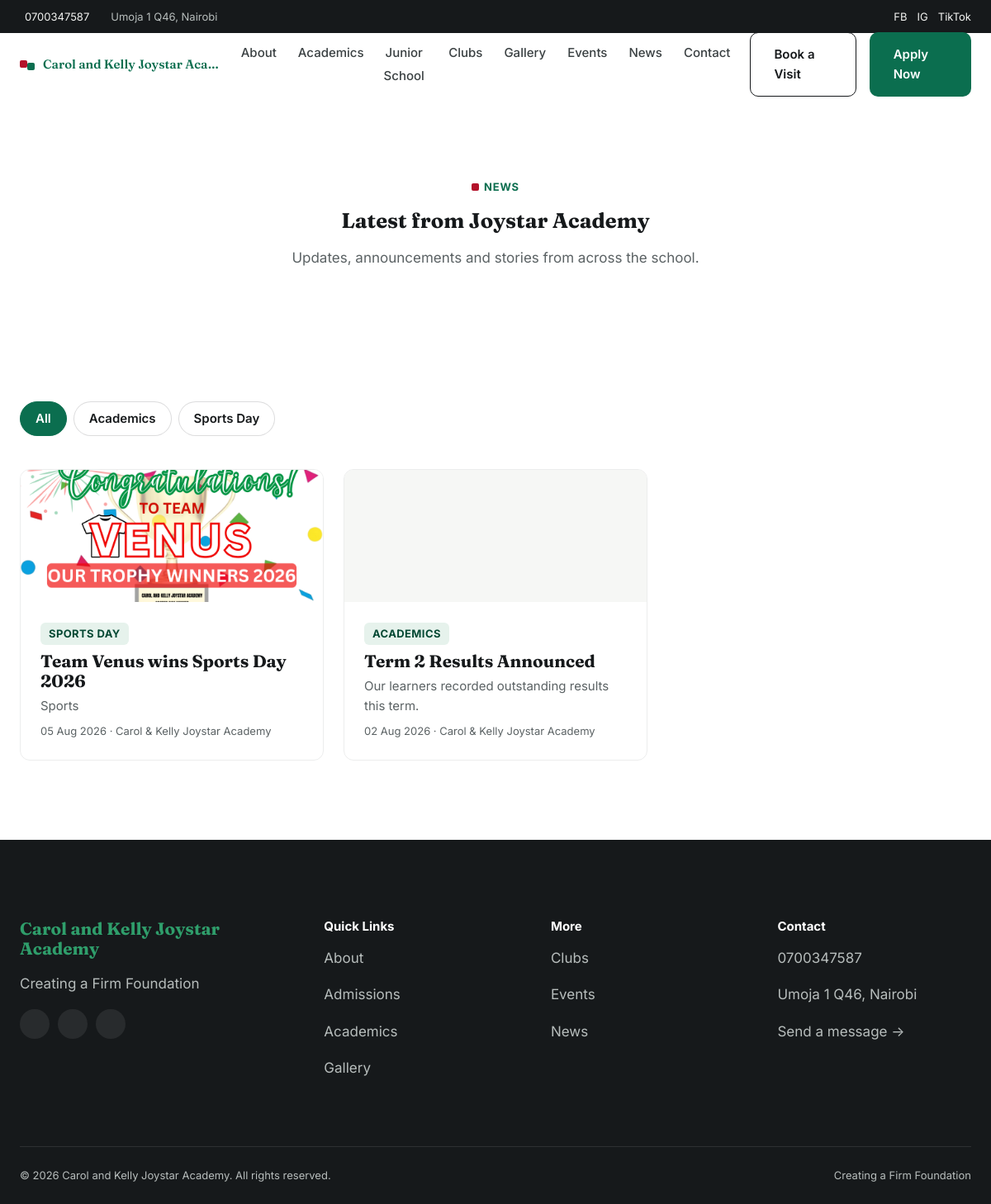
Page /news/ on the committed database.
### core/models.py (models this page shows, shortened)
class SiteSettings(models.Model):
    school_name = models.CharField(max_length=200, default="Carol and Kelly Joystar Academy")
    motto = models.CharField(max_length=200, default="Creating a Firm Foundation")
    phone = models.CharField(max_length=50, default="0700347587")
    email = models.EmailField(blank=True)
    address = models.CharField(max_length=255, default="Umoja 1 Q46, Nairobi")
    map_embed_url = models.URLField(
        blank=True,
        help_text="Paste a Google Maps 'Embed a map' src URL here.",
    )
    vision = models.TextField(
        default=(
            "To be the school of choice for nurturing confident, responsible and "
            "globally competitive learners through quality education."
        )
    )
    mission = models.TextField(
        default=(
            "To nurture every learner's talents to excellence through quality education, "
            "innovation, love and strong Christian values in a safe and supportive environment."
        )
    )
    philosophy = models.TextField(
        default=(
            "Every child is unique and capable of success when given the right environment, "
            "guidance and opportunities to learn, explore and grow."
        )
    )
    facebook_url = models.URLField(blank=True)
    instagram_url = models.URLField(blank=True)
    twitter_url = models.URLField(blank=True)
    youtube_url = models.URLField(blank=True)
    tiktok_url = models.URLField(blank=True)
    class Meta:
        verbose_name = "Site Settings"
        verbose_name_plural = "Site Settings"
    @classmethod
    def load(cls):
        obj, _ = cls.objects.get_or_create(pk=1)
        return obj

### news/models.py (models this page shows, shortened)
class NewsCategory(models.Model):
    name = models.CharField(max_length=80, unique=True)
    slug = models.SlugField(max_length=90, unique=True, blank=True)
    class Meta:
        verbose_name_plural = "News categories"
        ordering = ["name"]

class NewsPost(models.Model):
    title = models.CharField(max_length=200)
    slug = models.SlugField(max_length=220, unique=True, blank=True)
    category = models.ForeignKey(
        NewsCategory, on_delete=models.SET_NULL, null=True, blank=True, related_name="posts"
    )
    cover_image = models.ImageField(upload_to="news/covers/", blank=True, null=True)
    excerpt = models.CharField(max_length=300)
    body = models.TextField()
    author_name = models.CharField(max_length=120, default="Carol & Kelly Joystar Academy")
    is_published = models.BooleanField(default=True)
    published_at = models.DateTimeField()
    class Meta:
        ordering = ["-published_at"]
    def get_absolute_url(self):
        return reverse("news:detail", args=[self.slug])

### news/views.py (the view)
# urls.py: path("", views.news_list, name="list"),
def news_list(request):
    category_slug = request.GET.get("category", "")
    posts = NewsPost.objects.filter(is_published=True).select_related("category")
    if category_slug:
        posts = posts.filter(category__slug=category_slug)
    context = {
        "meta_description": "Latest news and updates from Carol & Kelly Joystar Academy.",
        "posts": posts,
        "categories": NewsCategory.objects.all(),
        "active_category": category_slug,
    }
    return render(request, "news/list.html", context)

### core/context_processors.py (called while the page is built)
def site_settings(request):
    return {"site": SiteSettings.load()}

### templates/news/list.html (shortened to what this page needs)
{% extends "base.html" %}
{% load static %}
{% block extra_css %}
<link rel="stylesheet" href="{% static 'css/components.css' %}">
{% endblock %}
{% block content %}
<section class="section">
  <div class="container section-head" style="max-width: 720px;">
    <span class="eyebrow" style="justify-content:center;"><span class="blk" style="background: var(--red);"></span>News</span>
    <h1>Latest from Joystar Academy</h1>
    <p style="color: var(--text-muted);">Updates, announcements and stories from across the school.</p>
  </div>
</section>
<section class="section" style="padding-top: 0;">
  <div class="container">
    <div class="filter-pills">
      <a href="{% url 'news:list' %}" class="filter-pill {% if not active_category %}is-active{% endif %}">All</a>
      {% for cat in categories %}
        <a href="?category={{ cat.slug }}" class="filter-pill {% if active_category == cat.slug %}is-active{% endif %}">{{ cat.name }}</a>
      {% endfor %}
    </div>
    <div class="card-grid cols-3">
      {% for post in posts %}
        <a href="{{ post.get_absolute_url }}" class="news-card">
          <div class="thumb" {% if post.cover_image %}style="background-image: url('{{ post.cover_image.url }}');"{% endif %}></div>
          <div class="body">
            {% if post.category %}<span class="news-badge">{{ post.category.name }}</span>{% endif %}
            <h3>{{ post.title }}</h3>
            <p style="color: var(--text-muted); font-size: var(--fs-sm); margin: 0 0 8px;">{{ post.excerpt|truncatechars:90 }}</p>
            <div class="news-meta">{{ post.published_at|date:"d M Y" }} · {{ post.author_name }}</div>
          </div>
        </a>
      {% empty %}
        <p style="color: var(--text-muted); grid-column: 1 / -1; text-align:center; padding: var(--space-xl) 0;">No news posts yet — check back soon.</p>
      {% endfor %}
    </div>
  </div>
</section>
{% endblock %}

### templates/partials/topbar.html (shortened to what this page needs)
<div class="topbar">
  <div class="container" style="flex-wrap: wrap; row-gap: 4px;">
    <div style="display:flex; gap: 20px;">
      <a href="tel:{{ site.phone }}" class="topbar-item">
         {{ site.phone }}
      </a>
      <span class="topbar-item">
         {{ site.address }}
      </span>
    </div>
    <div class="topbar-socials">
      {% if site.facebook_url %}<a href="{{ site.facebook_url }}" aria-label="Facebook">FB</a>{% endif %}
      {% if site.instagram_url %}<a href="{{ site.instagram_url }}" aria-label="Instagram">IG</a>{% endif %}
      {% if site.tiktok_url %}<a href="{{ site.tiktok_url }}" aria-label="TikTok">TikTok</a>{% endif %}
    </div>
  </div>
</div>

### templates/partials/navbar.html (shortened to what this page needs)
<header class="site-header">
  <nav class="navbar" aria-label="Main navigation">
    <div class="container">
      <a href="{% url 'core:home' %}" class="brand">
        <span class="blk-stack">
          <span class="blk" style="background: var(--red);"></span>
          <span class="blk" style="background: var(--green); margin-left:-4px; margin-top:5px;"></span>
        </span>
        <span class="brand-name">{{ site.school_name }}</span>
      </a>
      <ul class="nav-links">
        <li><a href="{% url 'core:about' %}">About</a></li>
        <li><a href="{% url 'academics:academics' %}">Academics</a></li>
        <li><a href="{% url 'junior_school:junior_school' %}">Junior School</a></li>
        <li><a href="{% url 'clubs:clubs' %}">Clubs</a></li>
        <li><a href="{% url 'gallery:gallery' %}">Gallery</a></li>
        <li><a href="{% url 'events:list' %}">Events</a></li>
        <li><a href="{% url 'news:list' %}">News</a></li>
        <li><a href="{% url 'contact:contact' %}">Contact</a></li>
      </ul>
      <div class="nav-cta">
        <a href="{% url 'admissions:admissions' %}" class="btn btn-outline">Book a Visit</a>
        <a href="{% url 'admissions:admissions' %}" class="btn btn-primary">Apply Now</a>
      </div>
    </div>
  </nav>
</header>

### templates/partials/footer.html (shortened to what this page needs)
<footer class="site-footer">
  <div class="container">
    <div class="footer-grid">
      <div>
        <h4 style="font-family: var(--font-display); font-size: var(--fs-md); color: var(--green-light);">{{ site.school_name }}</h4>
        <p>{{ site.motto }}</p>
        <div class="social-icons">
          {% if site.facebook_url %}<a href="{{ site.facebook_url }}" aria-label="Facebook"></a>{% endif %}
          {% if site.instagram_url %}<a href="{{ site.instagram_url }}" aria-label="Instagram"></a>{% endif %}
          {% if site.tiktok_url %}<a href="{{ site.tiktok_url }}" aria-label="TikTok"></a>{% endif %}
        </div>
      </div>
      <div>
        <h4>Quick Links</h4>
        <p><a href="{% url 'core:about' %}">About</a></p>
        <p><a href="{% url 'admissions:admissions' %}">Admissions</a></p>
        <p><a href="{% url 'academics:academics' %}">Academics</a></p>
        <p><a href="{% url 'gallery:gallery' %}">Gallery</a></p>
      </div>
      <div>
        <h4>More</h4>
        <p><a href="{% url 'clubs:clubs' %}">Clubs</a></p>
        <p><a href="{% url 'events:list' %}">Events</a></p>
        <p><a href="{% url 'news:list' %}">News</a></p>
      </div>
      <div>
        <h4>Contact</h4>
        <p>{{ site.phone }}</p>
        <p>{{ site.address }}</p>
        <p><a href="{% url 'contact:contact' %}">Send a message →</a></p>
      </div>
    </div>
    <div class="footer-bottom">
      <span>&copy; {% now "Y" %} {{ site.school_name }}. All rights reserved.</span>
      <span>Creating a Firm Foundation</span>
    </div>
  </div>
</footer>

### static/css/tokens.css (style rules this page uses)
:root { --ink: #16191b; --ink-soft: #3a4042; --paper: #ffffff; --paper-tint: #f6f7f5; --paper-dim: #eceeea; --red: #b3122a; --red-deep: #7c0d1e; --red-tint: #fbe9ec; --green: #0b6e4f; --green-deep: #054934; --green-light: #2f9e6b; --green-tint: #e6f2ec; --gold: #c9a24b; --text-body: #2a2e2f; --text-muted: #5b6264; --text-on-dark: #f3f4f2; --text-on-dark-muted: #b7bdbc; --font-display: "Fraunces", "Iowan Old Style", Georgia, serif; --font-body: "Inter", -apple-system, BlinkMacSystemFont, "Segoe UI", sans-serif; --fs-xs: clamp(0.75rem, 0.72rem + 0.15vw, 0.8125rem); --fs-sm: clamp(0.875rem, 0.84rem + 0.2vw, 0.9375rem); --fs-base: clamp(1rem, 0.96rem + 0.2vw, 1.0625rem); --fs-md: clamp(1.125rem, 1.05rem + 0.35vw, 1.3rem); --fs-lg: clamp(1.5rem, 1.3rem + 0.9vw, 2rem); --fs-xl: clamp(2rem, 1.6rem + 1.8vw, 3rem); --fs-2xl: clamp(2.6rem, 2rem + 2.8vw, 4.25rem); --space-3xs: 0.25rem; --space-2xs: 0.5rem; --space-xs: 0.75rem; --space-sm: 1rem; --space-md: 1.5rem; --space-lg: 2.5rem; --space-xl: 4rem; --space-2xl: 6rem; --space-3xl: 8rem; --container-max: 1240px; --radius-sm: 6px; --radius-md: 12px; --radius-lg: 20px; --border-hair: 1px solid rgba(22, 25, 27, 0.1); --shadow-sm: 0 1px 2px rgba(22, 25, 27, 0.06), 0 1px 1px rgba(22, 25, 27, 0.04); --shadow-md: 0 8px 24px rgba(22, 25, 27, 0.08); --shadow-lg: 0 24px 48px rgba(22, 25, 27, 0.14); --ease-out: cubic-bezier(0.16, 1, 0.3, 1); --dur-fast: 180ms; --dur-med: 420ms; --dur-slow: 900ms; --topbar-h: 40px; --nav-h: 76px; }

### static/css/components.css (style rules this page uses)
.eyebrow { display: inline-flex; align-items: center; gap: 6px; font-size: var(--fs-xs); font-weight: 700; letter-spacing: 0.06em; text-transform: uppercase; color: var(--green); margin-bottom: var(--space-sm); }
.card-grid { display: grid; gap: var(--space-md); }
.cols-3 { grid-template-columns: repeat(3, 1fr); }
.section-head { text-align: center; max-width: 640px; margin: 0 auto var(--space-xl); }
.filter-pills { display: flex; flex-wrap: wrap; gap: 8px; margin-bottom: var(--space-lg); }
.filter-pill { display: inline-flex; align-items: center; border: 1.5px solid rgba(22,25,27,0.15); background: #fff; color: var(--ink); font-size: var(--fs-sm); font-weight: 600; padding: 8px 18px; border-radius: 30px; text-decoration: none; transition: background var(--dur-fast) var(--ease-out), color var(--dur-fast) var(--ease-out), border-color var(--dur-fast) var(--ease-out); }
.filter-pill.is-active { background: var(--green); color: #fff; border-color: var(--green); }
.news-card { display: block; text-decoration: none; color: inherit; border: 1px solid rgba(22,25,27,0.08); border-radius: var(--radius-md); overflow: hidden; transition: transform var(--dur-fast) var(--ease-out), box-shadow var(--dur-fast) var(--ease-out); }
.news-card .thumb { height: 160px; background: var(--paper-tint); background-size: cover; background-position: center; }
.news-card .body { padding: var(--space-md); }
.news-badge { display: inline-block; font-size: var(--fs-xs); font-weight: 700; color: var(--green-deep); background: var(--green-tint); padding: 3px 10px; border-radius: 6px; margin-bottom: 8px; text-transform: uppercase; letter-spacing: 0.03em; }
.news-card h3 { font-size: var(--fs-md); margin: 0 0 6px; }
.news-meta { color: var(--text-muted); font-size: var(--fs-xs); }

### rows in the picture
SiteSettings: phone "0700347587", address "Umoja 1 Q46, Nairobi", school_name "Carol and Kelly Joystar Aca…", school_name "Carol and Kelly Joystar Academy", motto "Creating a Firm Foundation"
NewsCategory: name "Academics"
NewsCategory: name "Sports Day"
NewsPost: cover_image (picture), category.name "SPORTS DAY", title "Team Venus wins Sports Day 2026", excerpt "Sports", published_at "05 Aug 2026", author_name "Carol & Kelly Joystar Academy"
NewsPost: category.name "ACADEMICS", title "Term 2 Results Announced", excerpt "Our learners recorded outstanding results this term.", published_at "02 Aug 2026", author_name "Carol & Kelly Joystar Academy"
